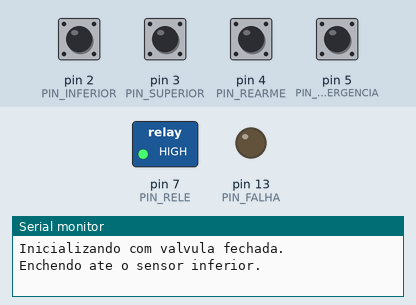
A sketch run on a simulated Arduino Uno, built with avr-gcc and run on an emulated ATmega328P. On the bench: switched loads named in the sketch (green lamp = pin HIGH), output pins drawn as LEDs (lit = HIGH), the last lines printed to the serial monitor. The inputs (shaded band) are chosen by the test bench; at power-on: pin 2 (PIN_INFERIOR), pin 3 (PIN_SUPERIOR), pin 4 (PIN_REARME), pin 5 (PIN_EMERGENCIA) HIGH. EEPROM starts erased.

Above: at 1.2 s.
1.3 s: pin 3 (PIN_SUPERIOR) pulled LOW for 0.15 s
At 1.8 s:
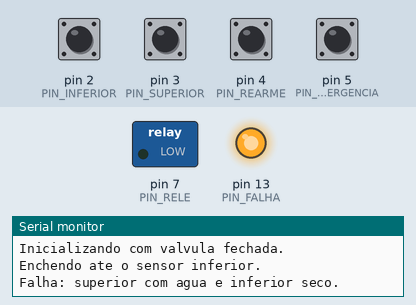
2.9 s: pin 4 (PIN_REARME) pulled LOW for 0.15 s
At 3.7 s:
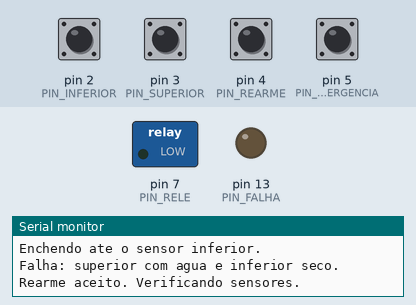
6.1 s: pin 5 (PIN_EMERGENCIA) pulled LOW for 0.15 s
At 6.6 s:
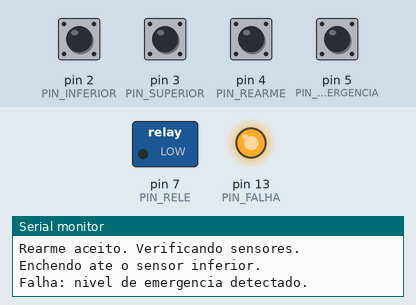
7.7 s: pin 4 (PIN_REARME) pulled LOW for 1 s
At 9.9 s:
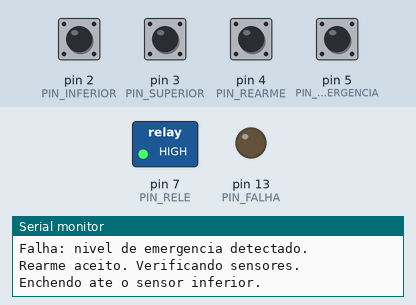
10.2 s: pin 3 (PIN_SUPERIOR) pulled LOW for 1 s
At 10.9 s:
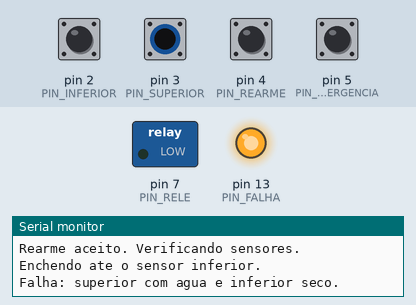
Timing chart, 0 to 13.2 s (numbered marks = the images above; inputs shaded):
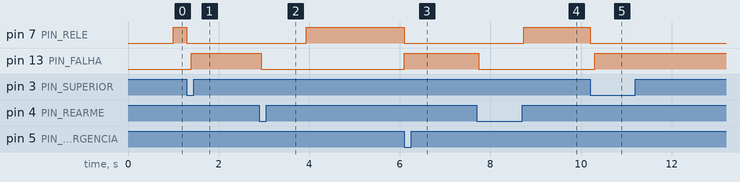

Measured:
- after the input at 1.3 s, pin 7 (PIN_RELE): HIGH → LOW at once; pin 13 (PIN_FALHA): LOW → HIGH after 0.10 s
- after the input at 2.9 s, pin 7 (PIN_RELE): LOW → HIGH after 1.0 s; pin 13 (PIN_FALHA): HIGH → LOW at once
- after the input at 6.1 s, pin 7 (PIN_RELE): HIGH → LOW at once; pin 13 (PIN_FALHA): LOW → HIGH at once
- after the input at 7.7 s, pin 7 (PIN_RELE): LOW → HIGH after 1.0 s; pin 13 (PIN_FALHA): HIGH → LOW at once
- after the input at 10.2 s, pin 7 (PIN_RELE): HIGH → LOW at once; pin 13 (PIN_FALHA): LOW → HIGH after 0.10 s

The sketch:

ControleNivel.ino
```cpp
/*
  Projeto de Controle Automatico de Nivel de Agua - Arduino Uno R3
  Sensores: 3 x SEN0485, ativos em LOW, alimentados em 5 V.
  Rele: DFR0017, comando ativo em HIGH. Contatos COM/NO.
  D2 = inferior (~1 L), D3 = superior (~2 L), D7 = rele.
  D5 = emergencia (~2,5 L), ativa em LOW.
  D4 = botao momentaneo normalmente aberto para GND (INPUT_PULLUP).
  D13 = LED integrado: aceso durante bloqueio.

  Hardware: resistor de 10 kohms entre comando do rele e GND;
  diodo 1N4001 em paralelo com a valvula (faixa no positivo).
  A valvula recebe 12 V pelos contatos; nunca por um pino do Uno.

  Supervisao de 35 s por etapa: 1 L a vazao liquida minima de 2 L/min
  leva 30 s, mais 5 s de margem. Corte normal em ~2 L; emergencia em ~2,5 L.
  Nao medem vazao e nao garantem protecao contra todas as falhas.
  Uma falha fica gravada no byte 0 da EEPROM ate rearme manual.
  Serial: 9600 baud. Sem bibliotecas externas.
*/
#include <Arduino.h>
#include <EEPROM.h>

const uint8_t PIN_INFERIOR = 2;
const uint8_t PIN_SUPERIOR = 3;
const uint8_t PIN_REARME = 4;
const uint8_t PIN_EMERGENCIA = 5;
const uint8_t PIN_RELE = 7;
const uint8_t PIN_FALHA = LED_BUILTIN;
const uint32_t PARTIDA_MS = 1000UL;
const uint32_t FILTRO_SENSOR_MS = 100UL;
const uint32_t FILTRO_BOTAO_MS = 40UL;
const uint32_t PRAZO_INFERIOR_MS = 35000UL;
const uint32_t PRAZO_SUPERIOR_MS = 35000UL;
const int ENDERECO_FALHA = 0;
const uint8_t MARCA_FALHA = 0xA5;
const uint8_t MARCA_LIBERADO = 0x00;

enum class Estado : uint8_t {
  INICIALIZANDO, AGUARDANDO, ATE_INFERIOR, ATE_SUPERIOR, BLOQUEADO
};

// Subtracao sem sinal permite atravessar o retorno de millis() a zero.
bool expirou(uint32_t agora, uint32_t inicio, uint32_t prazo) {
  return uint32_t(agora - inicio) >= prazo;
}

struct EntradaFiltrada {
  bool bruta;
  bool estavel;
  uint32_t mudouEm;

  void iniciar(bool valor, uint32_t agora) {
    bruta = valor;
    estavel = valor;
    mudouEm = agora;
  }
  void atualizar(bool valor, uint32_t agora, uint32_t filtro) {
    if (valor != bruta) {
      bruta = valor;
      mudouEm = agora;
    }
    if (expirou(agora, mudouEm, filtro)) estavel = bruta;
  }
};

Estado estado = Estado::INICIALIZANDO;
EntradaFiltrada inferior, superior, emergencia, botao;
uint32_t inicioEtapa = 0;
bool rearmeArmado = false;
bool botaoAnterior = false;

void bloquear(const char* motivo) {
  digitalWrite(PIN_RELE, LOW);
  estado = Estado::BLOQUEADO;
  rearmeArmado = false;
  EEPROM.update(ENDERECO_FALHA, MARCA_FALHA);
  Serial.println(motivo);
}

void mudarEtapa(Estado proximo, uint32_t agora) {
  estado = proximo;
  inicioEtapa = agora;
}

void setup() {
  // Preparar latch LOW antes de tornar o pino uma saida.
  digitalWrite(PIN_RELE, LOW);
  pinMode(PIN_RELE, OUTPUT);
  pinMode(PIN_FALHA, OUTPUT);
  pinMode(PIN_INFERIOR, INPUT_PULLUP);
  pinMode(PIN_SUPERIOR, INPUT_PULLUP);
  pinMode(PIN_EMERGENCIA, INPUT_PULLUP);
  pinMode(PIN_REARME, INPUT_PULLUP);
  Serial.begin(9600);

  uint32_t agora = uint32_t(millis());
  inferior.iniciar(digitalRead(PIN_INFERIOR) == LOW, agora);
  superior.iniciar(digitalRead(PIN_SUPERIOR) == LOW, agora);
  emergencia.iniciar(digitalRead(PIN_EMERGENCIA) == LOW, agora);
  botao.iniciar(digitalRead(PIN_REARME) == LOW, agora);
  botaoAnterior = botao.estavel;
  rearmeArmado = false;
  inicioEtapa = agora;
  uint8_t memoria = EEPROM.read(ENDERECO_FALHA);
  // EEPROM apagada (0xFF): primeira utilizacao. Outros valores: bloquear.
  estado = (memoria == MARCA_LIBERADO || memoria == 0xFF)
      ? Estado::INICIALIZANDO : Estado::BLOQUEADO;
  digitalWrite(PIN_FALHA, estado == Estado::BLOQUEADO ? HIGH : LOW);
  Serial.println(estado == Estado::BLOQUEADO
      ? F("Bloqueio registrado. Corrigir causa e rearmar.")
      : F("Inicializando com valvula fechada."));
}

void loop() {
  const uint32_t agora = uint32_t(millis());
  inferior.atualizar(digitalRead(PIN_INFERIOR) == LOW, agora, FILTRO_SENSOR_MS);
  superior.atualizar(digitalRead(PIN_SUPERIOR) == LOW, agora, FILTRO_SENSOR_MS);
  emergencia.atualizar(digitalRead(PIN_EMERGENCIA) == LOW, agora, FILTRO_SENSOR_MS);
  botao.atualizar(digitalRead(PIN_REARME) == LOW, agora, FILTRO_BOTAO_MS);
  const bool apertou = botao.estavel && !botaoAnterior;
  botaoAnterior = botao.estavel;
  const bool incoerente = superior.estavel && !inferior.estavel;
  const bool estabilizados =
      expirou(agora, inferior.mudouEm, FILTRO_SENSOR_MS) &&
      expirou(agora, superior.mudouEm, FILTRO_SENSOR_MS) &&
      expirou(agora, emergencia.mudouEm, FILTRO_SENSOR_MS);

  // Emergencia tem prioridade absoluta, inclusive durante a partida.
  // Um pulso pode bloquear: rearme manual depois de inspecionar.
  if (emergencia.bruta && estado != Estado::BLOQUEADO) {
    bloquear("Falha: nivel de emergencia detectado.");
  }

  if (estado == Estado::BLOQUEADO) {
    // Exige soltar apos a falha e depois uma NOVA pressao.
    if (!botao.estavel && !botao.bruta) rearmeArmado = true;
    if (apertou && rearmeArmado) {
      rearmeArmado = false;
      if (estabilizados && !incoerente && !emergencia.bruta && !emergencia.estavel) {
        EEPROM.update(ENDERECO_FALHA, MARCA_LIBERADO);
        mudarEtapa(Estado::INICIALIZANDO, agora);
        Serial.println(F("Rearme aceito. Verificando sensores."));
      } else {
        Serial.println(F("Rearme recusado: verificar sensores."));
      }
    }
  } else if (estado == Estado::INICIALIZANDO) {
    if (expirou(agora, inicioEtapa, PARTIDA_MS) && estabilizados) {
      if (incoerente) {
        bloquear("Falha: superior com agua e inferior seco.");
      } else if (!inferior.estavel && !superior.estavel) {
        mudarEtapa(Estado::ATE_INFERIOR, agora);
        Serial.println(F("Enchendo ate o sensor inferior."));
      } else {
        estado = Estado::AGUARDANDO;
      }
    }
  } else if (incoerente) {
    bloquear("Falha: superior com agua e inferior seco.");
  } else if (superior.estavel) {
    // Prioridade ao nivel superior em qualquer etapa de enchimento.
    if (estado != Estado::AGUARDANDO) Serial.println(F("Nivel superior: fechamento."));
    estado = Estado::AGUARDANDO;
  } else {
    switch (estado) {
      case Estado::AGUARDANDO:
        if (!inferior.estavel) {
          mudarEtapa(Estado::ATE_INFERIOR, agora);
          Serial.println(F("Reposicao iniciada."));
        }
        break;
      case Estado::ATE_INFERIOR:
        if (inferior.estavel) {
          mudarEtapa(Estado::ATE_SUPERIOR, agora);
          Serial.println(F("Inferior detectado. Segundo prazo iniciado."));
        } else if (expirou(agora, inicioEtapa, PRAZO_INFERIOR_MS)) {
          bloquear("Falha: prazo para sensor inferior excedido.");
        }
        break;
      case Estado::ATE_SUPERIOR:
        // Nao reiniciar a contagem se o inferior oscilar ou voltar a seco.
        if (expirou(agora, inicioEtapa, PRAZO_SUPERIOR_MS)) {
          bloquear("Falha: prazo para sensor superior excedido.");
        }
        break;
      default:
        break;
    }
  }

  const bool enchendo = estado == Estado::ATE_INFERIOR || estado == Estado::ATE_SUPERIOR;
  // Corte imediato no sinal bruto do superior; filtro confirma fim/falha.
  digitalWrite(PIN_RELE, enchendo && !superior.bruta && !emergencia.bruta ? HIGH : LOW);
  digitalWrite(PIN_FALHA, estado == Estado::BLOQUEADO ? HIGH : LOW);
}
```
